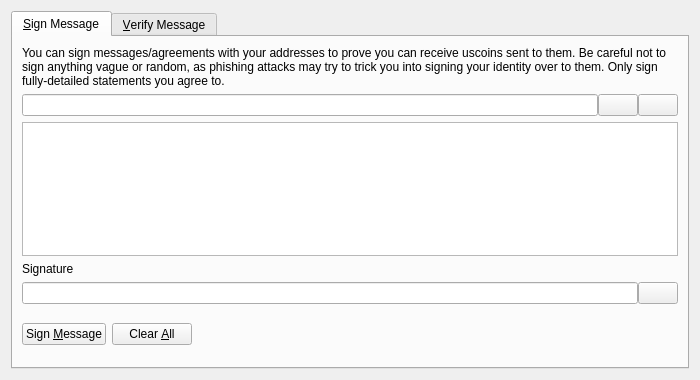
<?xml version="1.0" encoding="UTF-8"?>
<ui version="4.0">
 <class>SignVerifyMessageDialog</class>
 <widget class="QDialog" name="SignVerifyMessageDialog">
  <property name="geometry">
   <rect>
    <x>0</x>
    <y>0</y>
    <width>700</width>
    <height>380</height>
   </rect>
  </property>
  <property name="windowTitle">
   <string>Signatures - Sign / Verify a Message</string>
  </property>
  <property name="modal">
   <bool>true</bool>
  </property>
  <layout class="QVBoxLayout" name="verticalLayout">
   <item>
    <widget class="QTabWidget" name="tabWidget">
     <property name="currentIndex">
      <number>0</number>
     </property>
     <widget class="QWidget" name="tabSignMessage">
      <attribute name="title">
       <string>&amp;Sign Message</string>
      </attribute>
      <layout class="QVBoxLayout" name="verticalLayout_SM">
       <item>
        <widget class="QLabel" name="infoLabel_SM">
         <property name="text">
          <string>You can sign messages/agreements with your addresses to prove you can receive uscoins sent to them. Be careful not to sign anything vague or random, as phishing attacks may try to trick you into signing your identity over to them. Only sign fully-detailed statements you agree to.</string>
         </property>
         <property name="textFormat">
          <enum>Qt::PlainText</enum>
         </property>
         <property name="wordWrap">
          <bool>true</bool>
         </property>
        </widget>
       </item>
       <item>
        <layout class="QHBoxLayout" name="horizontalLayout_1_SM">
         <property name="spacing">
          <number>0</number>
         </property>
         <item>
          <widget class="QValidatedLineEdit" name="addressIn_SM">
           <property name="toolTip">
            <string>The Uscoin address to sign the message with</string>
           </property>
          </widget>
         </item>
         <item>
          <widget class="QPushButton" name="addressBookButton_SM">
           <property name="toolTip">
            <string>Choose previously used address</string>
           </property>
           <property name="text">
            <string/>
           </property>
           <property name="icon">
            <iconset resource="../uscoin.qrc">
             <normaloff>:/icons/address-book</normaloff>:/icons/address-book</iconset>
           </property>
           <property name="shortcut">
            <string>Alt+A</string>
           </property>
           <property name="autoDefault">
            <bool>false</bool>
           </property>
          </widget>
         </item>
         <item>
          <widget class="QPushButton" name="pasteButton_SM">
           <property name="toolTip">
            <string>Paste address from clipboard</string>
           </property>
           <property name="text">
            <string/>
           </property>
           <property name="icon">
            <iconset resource="../uscoin.qrc">
             <normaloff>:/icons/editpaste</normaloff>:/icons/editpaste</iconset>
           </property>
           <property name="shortcut">
            <string>Alt+P</string>
           </property>
           <property name="autoDefault">
            <bool>false</bool>
           </property>
          </widget>
         </item>
        </layout>
       </item>
       <item>
        <widget class="QPlainTextEdit" name="messageIn_SM">
         <property name="toolTip">
          <string>Enter the message you want to sign here</string>
         </property>
        </widget>
       </item>
       <item>
        <widget class="QLabel" name="signatureLabel_SM">
         <property name="text">
          <string>Signature</string>
         </property>
         <property name="textFormat">
          <enum>Qt::PlainText</enum>
         </property>
        </widget>
       </item>
       <item>
        <layout class="QHBoxLayout" name="horizontalLayout_2_SM">
         <property name="spacing">
          <number>0</number>
         </property>
         <item>
          <widget class="QLineEdit" name="signatureOut_SM">
           <property name="font">
            <font>
             <italic>true</italic>
            </font>
           </property>
           <property name="readOnly">
            <bool>true</bool>
           </property>
          </widget>
         </item>
         <item>
          <widget class="QPushButton" name="copySignatureButton_SM">
           <property name="toolTip">
            <string>Copy the current signature to the system clipboard</string>
           </property>
           <property name="text">
            <string/>
           </property>
           <property name="icon">
            <iconset resource="../uscoin.qrc">
             <normaloff>:/icons/editcopy</normaloff>:/icons/editcopy</iconset>
           </property>
           <property name="autoDefault">
            <bool>false</bool>
           </property>
          </widget>
         </item>
        </layout>
       </item>
       <item>
        <layout class="QHBoxLayout" name="horizontalLayout_3_SM">
         <item>
          <widget class="QPushButton" name="signMessageButton_SM">
           <property name="toolTip">
            <string>Sign the message to prove you own this Uscoin address</string>
           </property>
           <property name="text">
            <string>Sign &amp;Message</string>
           </property>
           <property name="icon">
            <iconset resource="../uscoin.qrc">
             <normaloff>:/icons/edit</normaloff>:/icons/edit</iconset>
           </property>
           <property name="autoDefault">
            <bool>false</bool>
           </property>
          </widget>
         </item>
         <item>
          <widget class="QPushButton" name="clearButton_SM">
           <property name="toolTip">
            <string>Reset all sign message fields</string>
           </property>
           <property name="text">
            <string>Clear &amp;All</string>
           </property>
           <property name="icon">
            <iconset resource="../uscoin.qrc">
             <normaloff>:/icons/remove</normaloff>:/icons/remove</iconset>
           </property>
           <property name="autoDefault">
            <bool>false</bool>
           </property>
          </widget>
         </item>
         <item>
          <spacer name="horizontalSpacer_1_SM">
           <property name="orientation">
            <enum>Qt::Horizontal</enum>
           </property>
           <property name="sizeHint" stdset="0">
            <size>
             <width>40</width>
             <height>48</height>
            </size>
           </property>
          </spacer>
         </item>
         <item>
          <widget class="QLabel" name="statusLabel_SM">
           <property name="font">
            <font>
             <weight>75</weight>
             <bold>true</bold>
            </font>
           </property>
           <property name="text">
            <string/>
           </property>
           <property name="wordWrap">
            <bool>true</bool>
           </property>
          </widget>
         </item>
         <item>
          <spacer name="horizontalSpacer_2_SM">
           <property name="orientation">
            <enum>Qt::Horizontal</enum>
           </property>
           <property name="sizeHint" stdset="0">
            <size>
             <width>40</width>
             <height>48</height>
            </size>
           </property>
          </spacer>
         </item>
        </layout>
       </item>
      </layout>
     </widget>
     <widget class="QWidget" name="tabVerifyMessage">
      <attribute name="title">
       <string>&amp;Verify Message</string>
      </attribute>
      <layout class="QVBoxLayout" name="verticalLayout_VM">
       <item>
        <widget class="QLabel" name="infoLabel_VM">
         <property name="text">
          <string>Enter the receiver's address, message (ensure you copy line breaks, spaces, tabs, etc. exactly) and signature below to verify the message. Be careful not to read more into the signature than what is in the signed message itself, to avoid being tricked by a man-in-the-middle attack. Note that this only proves the signing party receives with the address, it cannot prove sendership of any transaction!</string>
         </property>
         <property name="textFormat">
          <enum>Qt::PlainText</enum>
         </property>
         <property name="alignment">
          <set>Qt::AlignLeading|Qt::AlignLeft|Qt::AlignTop</set>
         </property>
         <property name="wordWrap">
          <bool>true</bool>
         </property>
        </widget>
       </item>
       <item>
        <layout class="QHBoxLayout" name="horizontalLayout_1_VM">
         <property name="spacing">
          <number>0</number>
         </property>
         <item>
          <widget class="QValidatedLineEdit" name="addressIn_VM">
           <property name="toolTip">
            <string>The Uscoin address the message was signed with</string>
           </property>
          </widget>
         </item>
         <item>
          <widget class="QPushButton" name="addressBookButton_VM">
           <property name="toolTip">
            <string>Choose previously used address</string>
           </property>
           <property name="text">
            <string/>
           </property>
           <property name="icon">
            <iconset resource="../uscoin.qrc">
             <normaloff>:/icons/address-book</normaloff>:/icons/address-book</iconset>
           </property>
           <property name="shortcut">
            <string>Alt+A</string>
           </property>
           <property name="autoDefault">
            <bool>false</bool>
           </property>
          </widget>
         </item>
        </layout>
       </item>
       <item>
        <widget class="QPlainTextEdit" name="messageIn_VM"/>
       </item>
       <item>
        <widget class="QValidatedLineEdit" name="signatureIn_VM"/>
       </item>
       <item>
        <layout class="QHBoxLayout" name="horizontalLayout_2_VM">
         <item>
          <widget class="QPushButton" name="verifyMessageButton_VM">
           <property name="toolTip">
            <string>Verify the message to ensure it was signed with the specified Uscoin address</string>
           </property>
           <property name="text">
            <string>Verify &amp;Message</string>
           </property>
           <property name="icon">
            <iconset resource="../uscoin.qrc">
             <normaloff>:/icons/transaction_0</normaloff>:/icons/transaction_0</iconset>
           </property>
           <property name="autoDefault">
            <bool>false</bool>
           </property>
          </widget>
         </item>
         <item>
          <widget class="QPushButton" name="clearButton_VM">
           <property name="toolTip">
            <string>Reset all verify message fields</string>
           </property>
           <property name="text">
            <string>Clear &amp;All</string>
           </property>
           <property name="icon">
            <iconset resource="../uscoin.qrc">
             <normaloff>:/icons/remove</normaloff>:/icons/remove</iconset>
           </property>
           <property name="autoDefault">
            <bool>false</bool>
           </property>
          </widget>
         </item>
         <item>
          <spacer name="horizontalSpacer_1_VM">
           <property name="orientation">
            <enum>Qt::Horizontal</enum>
           </property>
           <property name="sizeHint" stdset="0">
            <size>
             <width>40</width>
             <height>48</height>
            </size>
           </property>
          </spacer>
         </item>
         <item>
          <widget class="QLabel" name="statusLabel_VM">
           <property name="font">
            <font>
             <weight>75</weight>
             <bold>true</bold>
            </font>
           </property>
           <property name="text">
            <string/>
           </property>
           <property name="wordWrap">
            <bool>true</bool>
           </property>
          </widget>
         </item>
         <item>
          <spacer name="horizontalSpacer_2_VM">
           <property name="orientation">
            <enum>Qt::Horizontal</enum>
           </property>
           <property name="sizeHint" stdset="0">
            <size>
             <width>40</width>
             <height>48</height>
            </size>
           </property>
          </spacer>
         </item>
        </layout>
       </item>
      </layout>
     </widget>
    </widget>
   </item>
  </layout>
 </widget>
 <customwidgets>
  <customwidget>
   <class>QValidatedLineEdit</class>
   <extends>QLineEdit</extends>
   <header>qvalidatedlineedit.h</header>
  </customwidget>
 </customwidgets>
 <resources>
  <include location="../uscoin.qrc"/>
 </resources>
 <connections/>
</ui>
